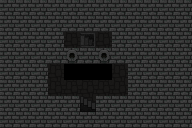

This game map was drawn from its Tiled (.tmx) file and the tilesets committed beside it. A one-line description and the full map source follow:
An orthogonal 12x8 tile map with 16x16 px tiles, 1 tile layer (logic), 2 tilesets.

<map version="1.0" tiledversion="1.1.3" orientation="orthogonal" renderorder="left-up" width="12" height="8" tilewidth="16" tileheight="16" infinite="0" nextobjectid="1">
 <tileset firstgid="1" source="tilesets/logic.tsx" />
 <tileset firstgid="65" source="tilesets/tiles_town_outside_winter.tsx" />
 <layer name="logic" width="12" height="8" opacity="0.3">
  <data encoding="csv">
5,5,5,5,5,5,5,5,5,5,5,5,
5,5,5,5,5,5,5,5,5,5,5,5,
5,5,5,5,2,9,2,5,5,5,5,5,
5,5,5,5,13,5,13,5,5,5,5,5,
5,5,5,2,64,64,64,2,5,5,5,5,
5,5,5,2,2,2,2,2,5,5,5,5,
5,5,5,5,5,8,5,5,5,5,5,5,
5,5,5,5,5,5,5,5,5,5,5,5
</data>
 </layer>
</map>
